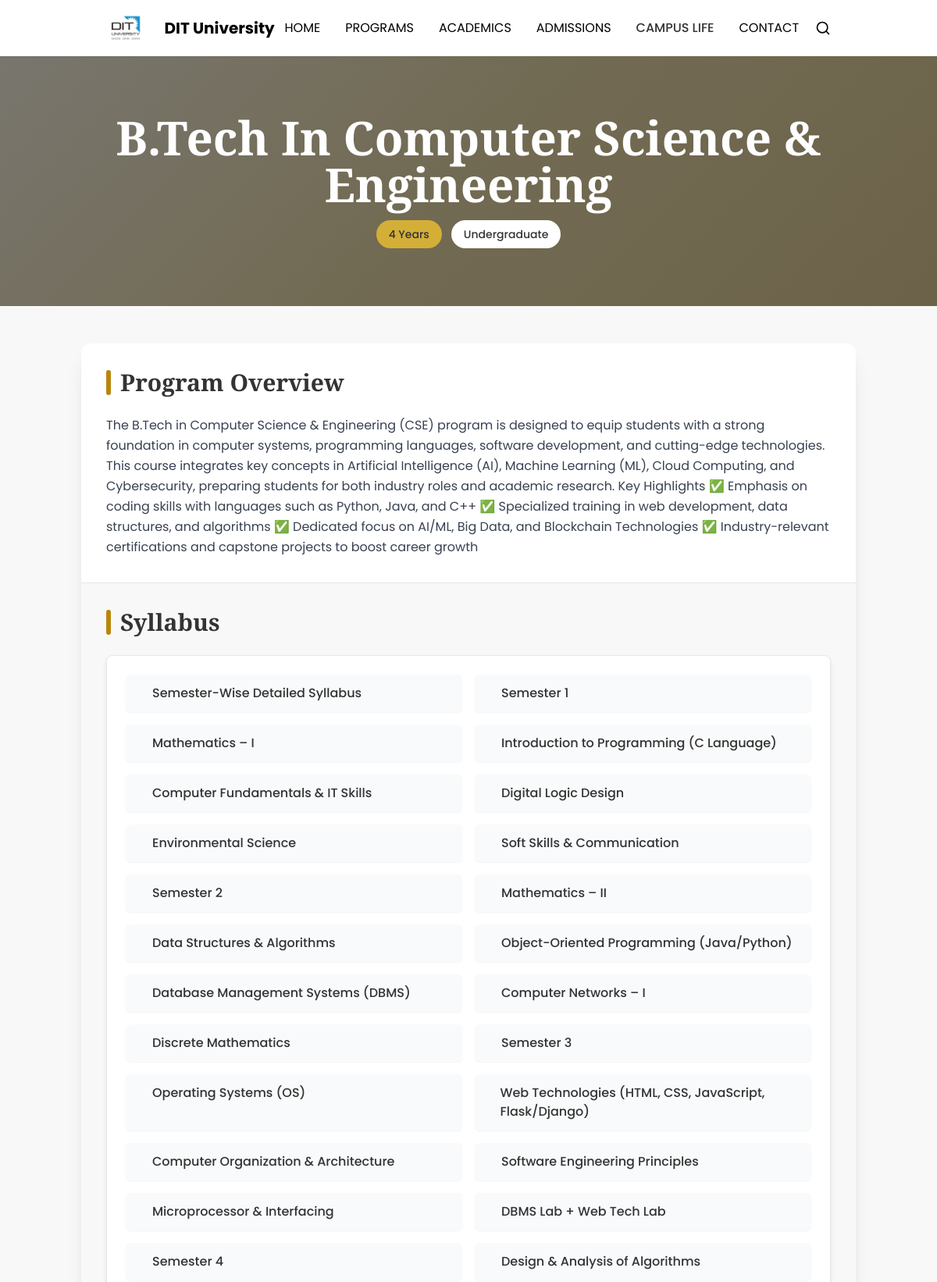
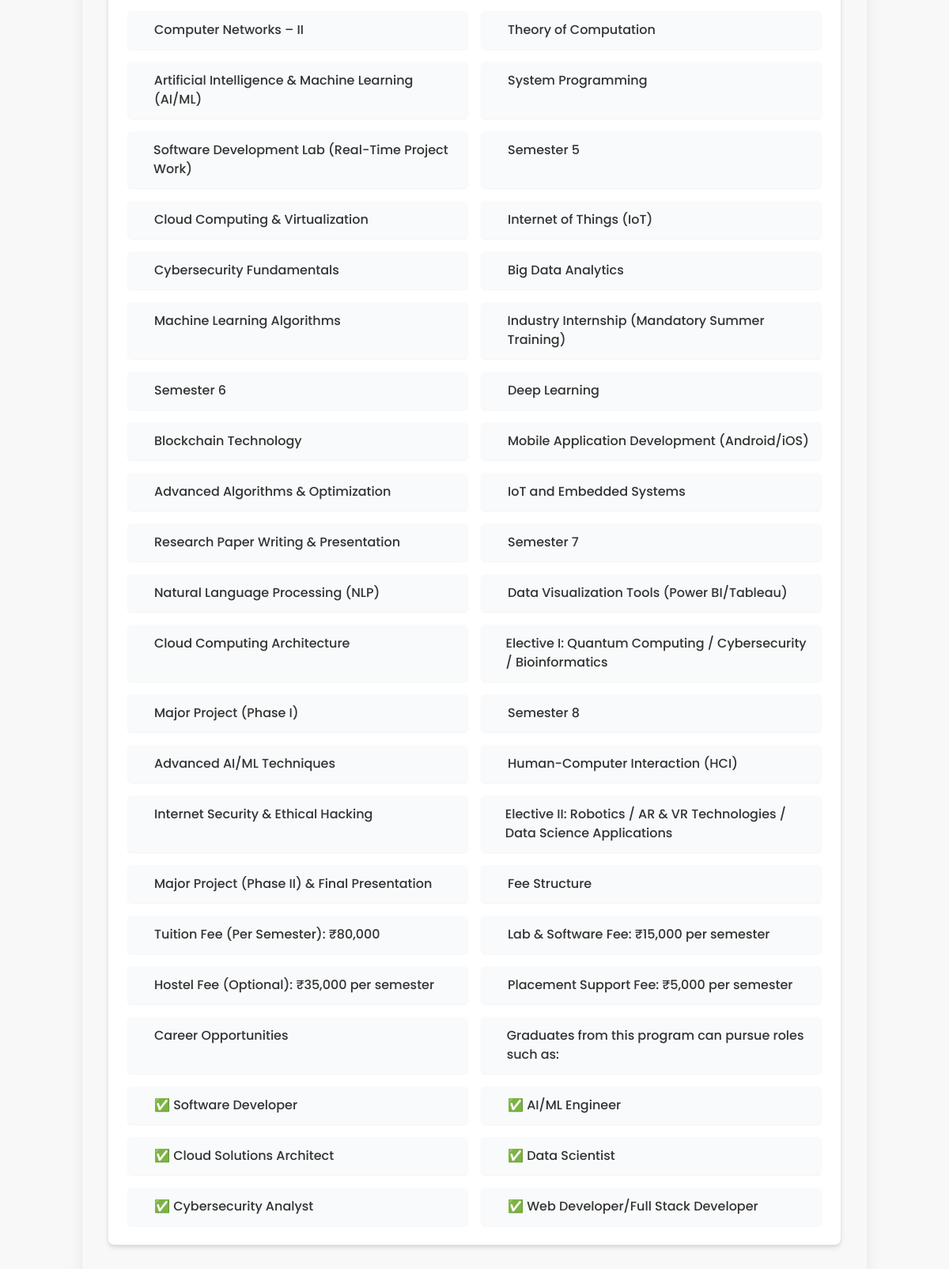
/departments/1/programs_details/1/ (upper part), run on the app's committed database (2 pictures, top to bottom).
### website/models.py (models this page shows, shortened)
class Program(models.Model):
    id = models.AutoField(primary_key=True)
    name = models.CharField(max_length=255, unique=True)
    duration = models.CharField(max_length=100)  # e.g., "4 Years", "3 Years"
    level = models.CharField(max_length=100)     # e.g., "Undergraduate", "Postgraduate"
    description = models.TextField(blank=True, null=True)
    syllabus = models.TextField(blank=True, null=True)
    department = models.ForeignKey(
        Department,
        on_delete=models.CASCADE,
        related_name='programs'
    )

### website/views.py (the view, shortened to what this page needs)
class DepartmentViewSet(viewsets.ModelViewSet):
    queryset = Department.objects.all()
    serializer_class = DepartmentSerializer
    @action(detail=True, methods=['get'], url_path='programs_details/(?P<program_id>\d+)')
    def program_details(self, request, pk=None, program_id=None):
        department = get_object_or_404(Department, id=pk)
        program = get_object_or_404(Program, id=program_id, department=department)
        return render(request, 'sub_templates/programs_details.html', {'program': program})

### templates/sub_templates/programs_details.html (shortened to what this page needs)
<!DOCTYPE html>
<html lang="en">
<head>
    <script src="https://cdn.tailwindcss.com"></script>
</head>
<body class="bg-offwhite text-charcoal min-h-screen">
    {% include 'new.html' %}
    <div class="relative h-80 overflow-hidden">
        <div class="absolute inset-0 bg-charcoal opacity-80"></div>
        <div class="absolute inset-0 gold-gradient opacity-20"></div>
        <div class="absolute inset-0 flex flex-col justify-center items-center text-center px-4">
            <h1 class="text-4xl md:text-5xl lg:text-6xl font-bold text-white playfair mb-4">{{ program.name }}</h1>
            <div class="flex flex-wrap justify-center gap-3">
                <span class="px-4 py-2 bg-gold text-charcoal rounded-full text-sm font-medium">{{ program.duration }}</span>
                <span class="px-4 py-2 bg-white text-charcoal rounded-full text-sm font-medium">{{ program.level }}</span>
            </div>
        </div>
    </div>
    <main class="container mx-auto px-4 py-12">
        <div class="bg-white rounded-xl shadow-xl overflow-hidden mb-12 transform transition-all duration-300 hover:shadow-2xl">
            <div class="p-8 border-b border-gray-200">
                <h2 class="text-3xl font-bold playfair text-charcoal mb-6 flex items-center">
                    <span class="w-1.5 h-8 bg-gold-dark rounded mr-3"></span>
                    Program Overview
                </h2>
                <p class="text-gray-700 leading-relaxed">{{ program.description }}</p>
            </div>
            <div class="p-8 bg-offwhite">
                <h2 class="text-3xl font-bold playfair text-charcoal mb-6 flex items-center">
                    <span class="w-1.5 h-8 bg-gold-dark rounded mr-3"></span>
                    Syllabus
                </h2>
                <div class="bg-white p-6 rounded-lg shadow-md border border-gray-200">
                    <div class="grid grid-cols-1 md:grid-cols-2 gap-4">
                        {% for topic in program.syllabus.splitlines %}
                            <div class="flex items-start gap-3 bg-gray-50 p-3 rounded-md shadow-sm">
                                <span class="w-2.5 h-2.5 bg-primary rounded-full mt-1"></span>
                                <span class="text-charcoal font-medium">{{ topic }}</span>
                            </div>
                        {% empty %}
                            <div class="text-gray-500 italic">No syllabus available for this program.</div>
                        {% endfor %}
                    </div>
                </div>
            </div>
        </div>
    </main>
</body>
</html>

### templates/sub_templates/programs_details.html (style rules this page uses)
body { font-family: 'Poppins', sans-serif; }
.playfair { font-family: 'Playfair Display', serif; }
.gold-gradient { background: linear-gradient(135deg, #f5e7c1 0%, #d4af37 50%, #b8860b 100%); }

### data on the page
Program: name "B.Tech In Computer Science & Engineering", duration "4 Years", level "Undergraduate", description "The B.Tech in Computer Science & Engineering (CSE) program is designed to equip students with a strong foundation in computer systems, programming languages, software development, and cutting-edge technologies. This course integrates key concepts in Artificial Intelligence (AI), Machine Learning (ML), Cloud Computing, and Cybersecurity, preparing students for both industry roles and academic research. Key Highlights ✅ Emphasis on coding skills with languages such as Python, Java, and C++ ✅ Specialized training in web development, data structures, and algorithms ✅ Dedicated focus on AI/ML, Big Data, and Blockchain Technologies ✅ Industry-relevant certifications and capstone projects to boost…"

### other printed values
{{ topic }} "Semester-Wise Detailed Syllabus" "Semester 1" "Mathematics – I" "Introduction to Programming (C Language)" "Computer Fundamentals & IT Skills" "Digital Logic Design" "Environmental Science" "Soft Skills & Communication" "Semester 2" "Mathematics – II" "Data Structures & Algorithms" "Object-Oriented Programming (Java/Python)" "Database Management Systems (DBMS)" "Computer Networks – I" "Discrete Mathematics" "Semester 3" "Operating Systems (OS)" "Web Technologies (HTML, CSS, JavaScript, Flask/Django)" "Computer Organization & Architecture" "Software Engineering Principles" "Microprocessor & Interfacing" "DBMS Lab + Web Tech Lab" "Semester 4" "Design & Analysis of Algorithms" "Computer Networks – II" "Theory of Computation" "Artificial Intelligence & Machine Learning (AI/ML)" "System Programming" "Software Development Lab (Real-Time Project Work)" "Semester 5" "Cloud Computing & Virtualization" "Internet of Things (IoT)" "Cybersecurity Fundamentals" "Big Data Analytics" "Machine Learning Algorithms" "Industry Internship (Mandatory Summer Training)" "Semester 6" "Deep Learning" "Blockchain Technology" "Mobile Application Development (Android/iOS)" "Advanced Algorithms & Optimization" "IoT and Embedded Systems" "Research Paper Writing & Presentation" "Semester 7" "Natural Language Processing (NLP)" "Data Visualization Tools (Power BI/Tableau)" "Cloud Computing Architecture" "Elective I: Quantum Computing / Cybersecurity / Bioinformatics" "Major Project (Phase I)" "Semester 8" "Advanced AI/ML Techniques" "Human-Computer Interaction (HCI)" "Internet Security & Ethical Hacking" "Elective II: Robotics / AR & VR Technologies / Data Science Applications" "Major Project (Phase II) & Final Presentation" "Fee Structure" "Tuition Fee (Per Semester): ₹80,000" "Lab & Software Fee: ₹15,000 per semester" "Hostel Fee (Optional): ₹35,000 per semester" "Placement Support Fee: ₹5,000 per semester" "Career Opportunities" "Graduates from this program can pursue roles such as:" "✅ Software Developer" "✅ AI/ML Engineer" "✅ Cloud Solutions Architect" "✅ Data Scientist" "✅ Cybersecurity Analyst" "✅ Web Developer/Full Stack Developer"
